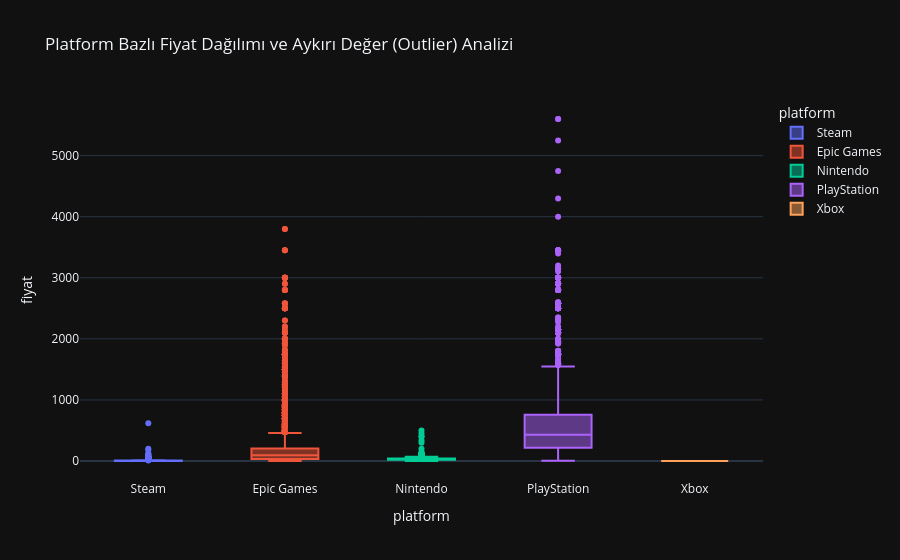

Here is the notebook cell this chart was saved with:
### Markdown cell above
BOXPLOT

### Code cell
fig_box = px.box(df, x="platform", y="fiyat", color="platform",
                 title="Platform Bazlı Fiyat Dağılımı ve Aykırı Değer (Outlier) Analizi",
                 template="plotly_dark",
                 points="outliers") 

fig_box.show()
fig_box.write_html("figures/fiyat_outlier_analizi.html")

### Figure 1 — Plotly figure (JSON) as saved in the notebook; plotly's stock layout.template omitted (floating-point values rounded to 4 significant figures; data arrays with more than 128 entries replaced by an {"elided": "..."} marker saying what was removed)
{"data": [{"alignmentgroup": "True", "boxpoints": "outliers", "hovertemplate": "platform=%{x}<br>fiyat=%{y}<extra></extra>", "legendgroup": "Steam", "marker": {"color": "#636efa"}, "name": "Steam", "notched": false, "offsetgroup": "Steam", "orientation": "v", "showlegend": true, "type": "box", "x": {"elided": "4083 str values"}, "x0": " ", "xaxis": "x", "y": {"elided": "4083 float values"}, "y0": " ", "yaxis": "y"}, {"alignmentgroup": "True", "boxpoints": "outliers", "hovertemplate": "platform=%{x}<br>fiyat=%{y}<extra></extra>", "legendgroup": "Epic Games", "marker": {"color": "#EF553B"}, "name": "Epic Games", "notched": false, "offsetgroup": "Epic Games", "orientation": "v", "showlegend": true, "type": "box", "x": {"elided": "5519 str values"}, "x0": " ", "xaxis": "x", "y": {"elided": "5519 float values"}, "y0": " ", "yaxis": "y"}, {"alignmentgroup": "True", "boxpoints": "outliers", "hovertemplate": "platform=%{x}<br>fiyat=%{y}<extra></extra>", "legendgroup": "Nintendo", "marker": {"color": "#00cc96"}, "name": "Nintendo", "notched": false, "offsetgroup": "Nintendo", "orientation": "v", "showlegend": true, "type": "box", "x": {"elided": "3660 str values"}, "x0": " ", "xaxis": "x", "y": {"elided": "3660 float values"}, "y0": " ", "yaxis": "y"}, {"alignmentgroup": "True", "boxpoints": "outliers", "hovertemplate": "platform=%{x}<br>fiyat=%{y}<extra></extra>", "legendgroup": "PlayStation", "marker": {"color": "#ab63fa"}, "name": "PlayStation", "notched": false, "offsetgroup": "PlayStation", "orientation": "v", "showlegend": true, "type": "box", "x": {"elided": "6675 str values"}, "x0": " ", "xaxis": "x", "y": {"elided": "6675 float values"}, "y0": " ", "yaxis": "y"}, {"alignmentgroup": "True", "boxpoints": "outliers", "hovertemplate": "platform=%{x}<br>fiyat=%{y}<extra></extra>", "legendgroup": "Xbox", "marker": {"color": "#FFA15A"}, "name": "Xbox", "notched": false, "offsetgroup": "Xbox", "orientation": "v", "showlegend": true, "type": "box", "x": {"elided": "552 str values"}, "x0": " ", "xaxis": "x", "y": {"elided": "552 float values"}, "y0": " ", "yaxis": "y"}], "layout": {"boxmode": "overlay", "legend": {"title": {"text": "platform"}, "tracegroupgap": 0}, "title": {"text": "Platform Bazlı Fiyat Dağılımı ve Aykırı Değer (Outlier) Analizi"}, "xaxis": {"anchor": "y", "categoryarray": ["Steam", "Epic Games", "Nintendo", "PlayStation", "Xbox"], "categoryorder": "array", "domain": [0, 1], "title": {"text": "platform"}}, "yaxis": {"anchor": "x", "domain": [0, 1], "title": {"text": "fiyat"}}}}
